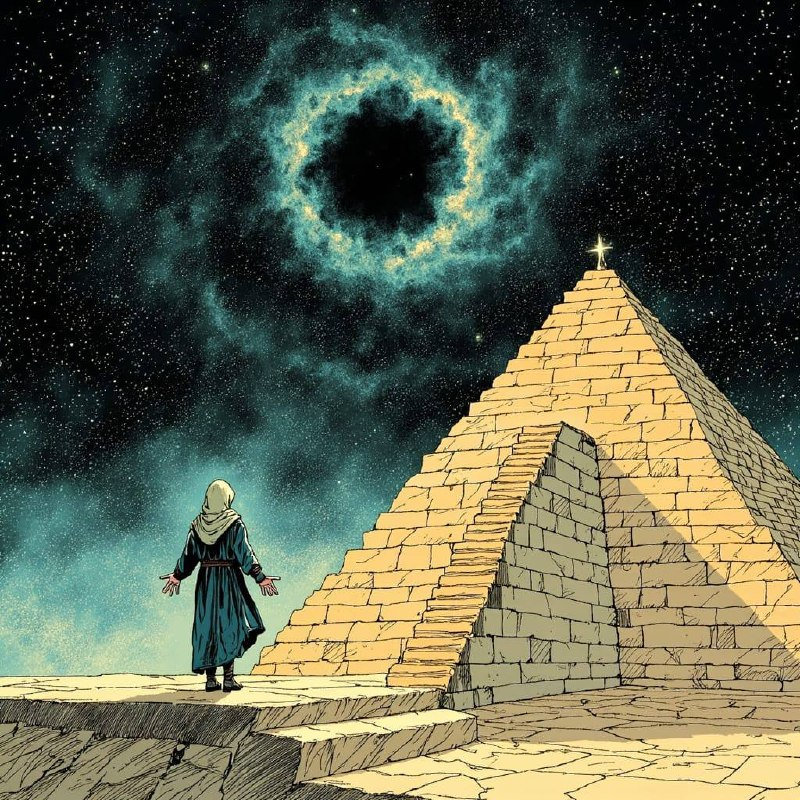
#> input picture examples/scene-cosmic-pyramid/source/cosmic-pyramid.jpg, 800 x 800 px; its folder holds only this picture in this run
$ python build_animated_scene.py
#> lines starting #> are read from the running program, lines starting #| are printed output that depends on the picture
### ascii_pipeline/video_modes.py
from __future__ import annotations

import json
import subprocess
import sys
import tempfile
import shutil
from collections import Counter
from pathlib import Path
from typing import Iterable

import numpy as np
from PIL import Image

from .eikon import (
    STATE_ORDER,
    charset_by_name,
    collapse_lines,
    collect_frame_paths,
    parse_grid,
    render_png_to_ascii_lines,
    write_eikon,
)


def build_eikon_from_frames(
    frames_dir: str | Path,
    out_path: str | Path,
    *,
    grid: str = '192x96',
    charset: str = 'dense-ref',
    collapse_to: str | None = None,
    eikon_id: str | None = None,
) -> dict[str, object]:
    frames_dir = Path(frames_dir)
    eikon_id = eikon_id or Path(out_path).stem
    grid_width, grid_height = parse_grid(grid)
    charmap = charset_by_name(charset)
    grouped = collect_frame_paths(frames_dir)

    rendered: dict[str, list[list[str]]] = {state: [] for state in STATE_ORDER}
    for state in STATE_ORDER:
        for png in grouped.get(state, []):
            rendered[state].append(
                render_png_to_ascii_lines(
                    png,
                    grid_width=grid_width,
                    grid_height=grid_height,
                    charset=charmap,
                )
            )

    full_path = write_eikon(
        out_path,
        rendered,
        grid_width=grid_width,
        grid_height=grid_height,
        eikon_id=eikon_id,
    )

    result: dict[str, object] = {
        'full_size_eikon': str(full_path),
        'grid': [grid_width, grid_height],
        'state_counts': {state: len(rendered[state]) for state in STATE_ORDER},
        'collapse_eikon': None,
    }

    if collapse_to:
        target_width, target_height = parse_grid(collapse_to)
        collapsed = {
            state: [collapse_lines(lines, target_width, target_height) for lines in frames]
            for state, frames in rendered.items()
        }
        collapse_path = Path(out_path).with_name(Path(out_path).stem + f'-{target_width}x{target_height}.eikon')
        write_eikon(
            collapse_path,
            collapsed,
            grid_width=target_width,
            grid_height=target_height,
            eikon_id=collapse_path.stem,
        )
        result['collapse_eikon'] = str(collapse_path)

    return result


# [155 lines left out: functions _extract_frames_from_video, _compute_frame_deltas, _assign_states_by_motion, build_eikon_from_video, not called in this run]

### ascii_pipeline/eikon.py
from __future__ import annotations

import json
import re
import subprocess
from collections import Counter
from pathlib import Path
from typing import Iterable

ASCII_IMAGE_CONVERTER = Path('/Users/johann/go/bin/ascii-image-converter')
D30_CHARSET = ".,'`^\",:;Il!i><~+_-?][}{1)|/tfjrxnuvczXYUJCLQ0OZmwqpdbkhao*#MW&8%B@$"
DENSE_REF_CHARSET = "@$#MHAGXS532;:,. "
STATE_ORDER = ["idle", "thinking", "speaking"]


def parse_grid(spec: str) -> tuple[int, int]:
    width, height = spec.lower().split('x', 1)
    return int(width), int(height)


# [40 lines left out: functions normalize_lines, collapse_lines, not called in this run]


def charset_by_name(name: str) -> str:
    lookup = {
        'd30': D30_CHARSET,
        'dense-ref': DENSE_REF_CHARSET,
    }
    if name in lookup:
        return lookup[name]
    return name


def _frame_index(path: Path) -> int:
    match = re.search(r'(\d+)(?=\.[^.]+$)', path.name)
    return int(match.group(1)) if match else 0


def collect_frame_paths(frames_dir: str | Path) -> dict[str, list[Path]]:
    root = Path(frames_dir)
    grouped: dict[str, list[Path]] = {state: [] for state in STATE_ORDER}
    for state in STATE_ORDER:
        grouped[state] = sorted(root.glob(f'{state}_frame_*.png'), key=_frame_index)
    return grouped


# [17 lines left out: function render_png_to_ascii_lines, not called in this run]


def write_eikon(
    out_path: str | Path,
    state_frames: dict[str, list[list[str]]],
    *,
    grid_width: int,
    grid_height: int,
    eikon_id: str,
) -> Path:
    out = Path(out_path)
    out.parent.mkdir(parents=True, exist_ok=True)
    total = sum(len(frames) for frames in state_frames.values())
    ranges = []
    cursor = 0
    ordered_frames: list[tuple[str, list[str]]] = []
    for state in STATE_ORDER:
        frames = state_frames.get(state, [])
        if not frames:
            continue
        ranges.append({'s': state, 'b': cursor, 'c': len(frames)})
        for frame in frames:
            ordered_frames.append((state, normalize_lines(frame, grid_width, grid_height)))
        cursor += len(frames)
    with out.open('w', encoding='utf-8') as fh:
        fh.write(json.dumps({'t': 'eikon', 'v': 1, 'id': eikon_id, 'grid': {'w': grid_width, 'h': grid_height}}, ensure_ascii=False) + '\n')
        fh.write(json.dumps({'t': 'states', 'states': [state for state in STATE_ORDER if state_frames.get(state)], 'loopFrom': 0}, ensure_ascii=False) + '\n')
        fh.write(json.dumps({'t': 'frames', 'total': total, 'ranges': ranges}, ensure_ascii=False) + '\n')
        for index, (_, lines) in enumerate(ordered_frames):
            fh.write(json.dumps({'t': 'frame', 'i': index, 'g': lines}, ensure_ascii=False) + '\n')
    return out

### ascii_pipeline/diagnostics.py
from __future__ import annotations

import json
from dataclasses import asdict, dataclass
from pathlib import Path
from statistics import fmean
from typing import Any

HEAVY_GLYPHS = set("@#$%&*_~MW8B")
LIGHT_GLYPHS = set("Ili;:,. '\"")
BRAILLE_START = 0x2800
BRAILLE_END = 0x28FF


@dataclass(frozen=True)
class Frame:
    index: int
    lines: list[str]
    state: str | None = None
    fps: int | None = None

    @property
    def text(self) -> str:
        return "\n".join(self.lines)


@dataclass(frozen=True)
class FrameMetrics:
    index: int
    state: str | None
    width: int
    height: int
    nonspace_chars: int
    unique_glyphs: int
    fill_ratio: float
    heavy_ratio: float
    light_ratio: float
    braille_ratio: float
    edge_signature: list[str]
    dimensions_ok: bool | None


def _round(value: float, digits: int = 4) -> float:
    return round(float(value), digits)


# [76 lines left out: functions _normalize_lines, _char_diff, analyze_lines, _infer_state, not called in this run]


def parse_eikon_text(text: str) -> list[Frame]:
    frames: list[Frame] = []
    current_state: str | None = None
    current_fps: int | None = None
    ranges: list[dict[str, Any]] | None = None

    for raw_line in text.splitlines():
        line = raw_line.strip()
        if not line:
            continue
        obj = json.loads(line)
        if obj.get("t") == "frames":
            ranges = obj.get("ranges") or []
            continue
        if obj.get("t") in {"eikon", "states"}:
            continue
        if "state" in obj:
            current_state = obj.get("state")
            current_fps = obj.get("fps")
            continue
        if "data" in obj:
            payload = str(obj["data"])
            if "\\n" in payload and "\n" not in payload:
                payload = payload.replace("\\n", "\n")
            frames.append(
                Frame(
                    index=len(frames),
                    state=current_state,
                    fps=current_fps,
                    lines=payload.splitlines(),
                )
            )
            continue
        if obj.get("t") == "frame":
            index = int(obj.get("i", len(frames)))
            lines = [str(item) for item in obj.get("g", [])]
            frames.append(
                Frame(
                    index=index,
                    state=_infer_state(index, ranges),
                    fps=None,
                    lines=lines,
                )
            )
    return frames


def load_frames_from_path(path: str | Path) -> list[Frame]:
    path = Path(path)
    text = path.read_text(encoding="utf-8")
    if path.suffix == ".eikon":
        return parse_eikon_text(text)
    lines = text.splitlines()
    return [Frame(index=0, lines=lines, state=None, fps=None)]


def summarize_frames(
    frames: list[Frame],
    *,
    expected_width: int | None = None,
    expected_height: int | None = None,
) -> dict[str, Any]:
    if not frames:
        raise ValueError("No frames found")

    frame_metrics = [
        analyze_lines(
            frame.lines,
            frame_index=frame.index,
            state=frame.state,
            expected_width=expected_width,
            expected_height=expected_height,
        )
        for frame in frames
    ]
    widths = sorted({metric.width for metric in frame_metrics})
    heights = sorted({metric.height for metric in frame_metrics})
    motion = [
        _char_diff(left.lines, right.lines)
        for left, right in zip(frames, frames[1:])
    ]
    state_counts: dict[str, int] = {}
    for frame in frames:
        key = frame.state or "unknown"
        state_counts[key] = state_counts.get(key, 0) + 1

    mean_heavy = fmean(metric.heavy_ratio for metric in frame_metrics)
    mean_light = fmean(metric.light_ratio for metric in frame_metrics)
    mean_braille = fmean(metric.braille_ratio for metric in frame_metrics)
    verdict = "mixed"
    if mean_braille > 0.5:
        verdict = "braille-dominant"
    elif mean_heavy >= 0.30 and mean_light <= 0.20:
        verdict = "high-contrast"
    elif mean_light >= 0.30:
        verdict = "low-contrast-garble-risk"

    return {
        "frames": len(frames),
        "states": state_counts,
        "dimensions": {
            "widths": widths,
            "heights": heights,
            "consistent": len(widths) == 1 and len(heights) == 1,
            "expected": [expected_width, expected_height] if expected_width is not None and expected_height is not None else None,
            "all_match_expected": None if expected_width is None or expected_height is None else all(metric.dimensions_ok for metric in frame_metrics),
        },
        "aggregate": {
            "unique_glyphs_mean": _round(fmean(metric.unique_glyphs for metric in frame_metrics), 2),
            "unique_glyphs_min": min(metric.unique_glyphs for metric in frame_metrics),
            "unique_glyphs_max": max(metric.unique_glyphs for metric in frame_metrics),
            "fill_ratio_mean": _round(fmean(metric.fill_ratio for metric in frame_metrics)),
            "heavy_ratio_mean": _round(mean_heavy),
            "light_ratio_mean": _round(mean_light),
            "braille_ratio_mean": _round(mean_braille),
            "motion_char_diff_mean": _round(fmean(motion) if motion else 0.0),
            "motion_char_diff_max": _round(max(motion) if motion else 0.0),
        },
        "sample_frame": asdict(frame_metrics[0]),
        "verdict": verdict,
    }


def diagnose_path(
    path: str | Path,
    *,
    expected_width: int | None = None,
    expected_height: int | None = None,
) -> dict[str, Any]:
    path = Path(path)
    frames = load_frames_from_path(path)
    summary = summarize_frames(
        frames,
        expected_width=expected_width,
        expected_height=expected_height,
    )
    summary["path"] = str(path)
    summary["kind"] = "eikon" if path.suffix == ".eikon" else "text"
    return summary

### examples/scene-cosmic-pyramid/build_animated_scene.py
#!/usr/bin/env python3
from __future__ import annotations

import json
import math
import sys
from pathlib import Path
from typing import Iterable

from PIL import Image, ImageDraw, ImageEnhance, ImageFilter, ImageFont

REPO_ROOT = Path(__file__).resolve().parents[2]
if str(REPO_ROOT) not in sys.path:
    sys.path.insert(0, str(REPO_ROOT))

from ascii_pipeline.diagnostics import diagnose_path, load_frames_from_path
from ascii_pipeline.preview import FONT_CANDIDATES
from ascii_pipeline.video_modes import build_eikon_from_frames

SOURCE = Path(__file__).resolve().parent / "source" / "cosmic-pyramid.jpg"
GENERATED = Path(__file__).resolve().parent / "generated"
FRAMES_DIR = GENERATED / "scene-eikon-frames"
PREVIEW_DIR = GENERATED / "preview-frames"
EIKON_OUT = REPO_ROOT / "examples" / "eikon" / "cosmic-pyramid-fullsize-192x96.eikon"
GIF_OUT = REPO_ROOT / "gallery" / "fullsize" / "cosmic-pyramid-animated-preview.gif"
BOARD_OUT = REPO_ROOT / "gallery" / "fullsize" / "cosmic-pyramid-animated-3frame-board.png"
SUMMARY_OUT = GENERATED / "animated-scene-summary.json"

STATE_COUNTS = {"idle": 20, "thinking": 16, "speaking": 16}
FULLSIZE_GRID = (192, 96)
COLLAPSE_GRID = "48x24"
FONT_SIZE = 10
MARGIN = 18
LINE_SPACING = 1
BG = (16, 18, 24)
FG = (235, 225, 205)


# [57 lines left out: functions load_font, render_lines_to_image, build_board, not called in this run]


def crop_zoom(im: Image.Image, scale: float, dx: float = 0.0, dy: float = 0.0) -> Image.Image:
    width, height = im.size
    crop_w = max(1, int(width / scale))
    crop_h = max(1, int(height / scale))
    center_x = width / 2 + dx * width
    center_y = height / 2 + dy * height
    left = int(round(center_x - crop_w / 2))
    top = int(round(center_y - crop_h / 2))
    left = max(0, min(width - crop_w, left))
    top = max(0, min(height - crop_h, top))
    return im.crop((left, top, left + crop_w, top + crop_h)).resize((width, height), Image.LANCZOS)


def radial_overlay(size: tuple[int, int], center: tuple[int, int], radius: int, alpha: int, color=(255, 255, 240)) -> Image.Image:
    width, height = size
    mask = Image.new("L", (width, height), 0)
    draw = ImageDraw.Draw(mask)
    draw.ellipse((center[0] - radius, center[1] - radius, center[0] + radius, center[1] + radius), fill=max(0, min(255, int(alpha))))
    mask = mask.filter(ImageFilter.GaussianBlur(radius=max(1, int(radius * 0.4))))
    overlay = Image.new("RGB", (width, height), color)
    out = Image.new("RGB", (width, height))
    out.paste(overlay, (0, 0), mask)
    return out


def cross_flare(draw: ImageDraw.ImageDraw, center: tuple[int, int], arm: int, brightness: int) -> None:
    x, y = center
    fill = (brightness, brightness, min(255, brightness))
    draw.line((x - arm, y, x + arm, y), fill=fill, width=1)
    draw.line((x, y - arm, x, y + arm), fill=fill, width=1)
    half = max(1, arm // 2)
    draw.line((x - half, y - half, x + half, y + half), fill=fill, width=1)
    draw.line((x - half, y + half, x + half, y - half), fill=fill, width=1)


def build_frame(base: Image.Image, global_t: float, state: str, state_t: float) -> Image.Image:
    width, height = base.size
    star = (int(width * 0.50), int(height * 0.31))
    nebula = (int(width * 0.56), int(height * 0.17))
    figure = (int(width * 0.31), int(height * 0.59))
    twinkle_points = [
        (int(width * x), int(height * y), r)
        for x, y, r in [
            (0.14, 0.09, 1), (0.24, 0.16, 1), (0.29, 0.07, 1), (0.40, 0.11, 1), (0.67, 0.08, 1),
            (0.79, 0.15, 1), (0.72, 0.24, 1), (0.12, 0.22, 1), (0.18, 0.31, 1), (0.83, 0.27, 1),
            (0.90, 0.18, 1), (0.61, 0.05, 1), (0.51, 0.09, 1), (0.36, 0.18, 1), (0.44, 0.21, 1),
        ]
    ]

    if state == "idle":
        zoom = 1.022 + 0.012 * math.sin(2 * math.pi * global_t)
        dx = 0.004 * math.sin(2 * math.pi * global_t)
        dy = -0.010 + 0.005 * math.cos(2 * math.pi * global_t)
        nebula_alpha = 42 + 24 * (0.5 + 0.5 * math.sin(2 * math.pi * global_t))
        flare_arm = 5 + int(2 * (0.5 + 0.5 * math.sin(2 * math.pi * global_t)))
        flare_brightness = 235
        contrast = 1.04
        brightness = 1.02
    elif state == "thinking":
        zoom = 1.030 + 0.018 * math.sin(2 * math.pi * state_t)
        dx = 0.006 * math.sin(2 * math.pi * state_t)
        dy = -0.015 + 0.006 * math.cos(2 * math.pi * state_t)
        nebula_alpha = 58 + 32 * (0.5 + 0.5 * math.sin(4 * math.pi * state_t))
        flare_arm = 6 + int(3 * (0.5 + 0.5 * math.sin(4 * math.pi * state_t)))
        flare_brightness = 248
        contrast = 1.08
        brightness = 1.035
    else:
        zoom = 1.040 + 0.020 * math.sin(2 * math.pi * state_t)
        dx = 0.008 * math.sin(2 * math.pi * state_t)
        dy = -0.018 + 0.008 * math.cos(2 * math.pi * state_t)
        nebula_alpha = 68 + 38 * (0.5 + 0.5 * math.sin(4 * math.pi * state_t + math.pi / 4))
        flare_arm = 7 + int(4 * (0.5 + 0.5 * math.sin(4 * math.pi * state_t + math.pi / 3)))
        flare_brightness = 255
        contrast = 1.12
        brightness = 1.045

    frame = crop_zoom(base, zoom, dx=dx, dy=dy)
    overlay = radial_overlay(frame.size, nebula, radius=int(width * 0.12), alpha=int(nebula_alpha), color=(255, 255, 245))
    frame = Image.blend(frame, overlay, alpha=0.13)
    frame = ImageEnhance.Contrast(frame).enhance(contrast)
    frame = ImageEnhance.Brightness(frame).enhance(brightness)
    frame = frame.filter(ImageFilter.UnsharpMask(radius=1.5, percent=110, threshold=2))
    draw = ImageDraw.Draw(frame)
    cross_flare(draw, star, flare_arm, flare_brightness)
    glint = 18 + int(14 * (0.5 + 0.5 * math.sin(2 * math.pi * state_t + math.pi / 5)))
    draw.ellipse((figure[0] - 10, figure[1] - 7, figure[0] + 10, figure[1] + 7), outline=(90 + glint, 110 + glint, 120 + glint), width=1)
    for idx, (sx, sy, radius) in enumerate(twinkle_points):
        phase = 2 * math.pi * ((idx % 7) / 7)
        amp = 0.5 + 0.5 * math.sin(2 * math.pi * global_t * 1.7 + phase)
        if amp > 0.72:
            bright = 210 + int(45 * amp)
            draw.ellipse((sx - radius, sy - radius, sx + radius, sy + radius), fill=(bright, bright, bright))
    return frame


def main() -> None:
    source = Image.open(SOURCE).convert("RGB")
#> source is the input picture: PIL image 800x800 RGB; mean R, G, B 94.1, 98.7, 77.3
    FRAMES_DIR.mkdir(parents=True, exist_ok=True)
    PREVIEW_DIR.mkdir(parents=True, exist_ok=True)
    GENERATED.mkdir(parents=True, exist_ok=True)

    for path in FRAMES_DIR.glob("*.png"):
        path.unlink()
    for path in PREVIEW_DIR.glob("*.png"):
        path.unlink()

    total_frames = sum(STATE_COUNTS.values())
    frame_counter = 1
    for state, count in STATE_COUNTS.items():
        for state_index in range(count):
            global_t = (frame_counter - 1) / max(1, total_frames - 1)
            state_t = state_index / max(1, count - 1)
            frame = build_frame(source, global_t, state, state_t)
            out = FRAMES_DIR / f"{state}_frame_{frame_counter:04d}.png"
            frame.save(out)
            frame_counter += 1
#> this loop made 3 passes
#> pass 1, in build_frame, `frame = crop_zoom(base, zoom, dx=dx, dy=dy)`:
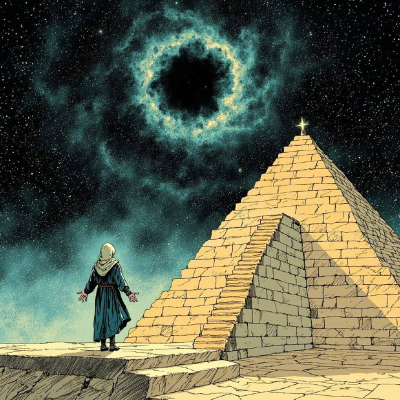
#> frame: PIL image 800x800 RGB (shown at 1/2 size); mean R, G, B 93.7, 98.7, 77.5
#> pass 1, in radial_overlay, `mask = mask.filter(ImageFilter.GaussianBlur(radius=max(1, int(radius *..`:
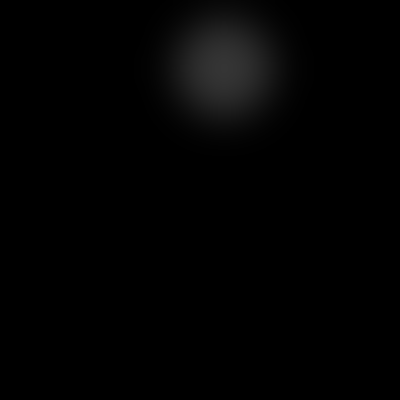
#> mask: PIL image 800x800 L (shown at 1/2 size); min 0, max 53, mean 2.4
#> pass 1, in radial_overlay, `overlay = Image.new("RGB", (width, height), color)`:
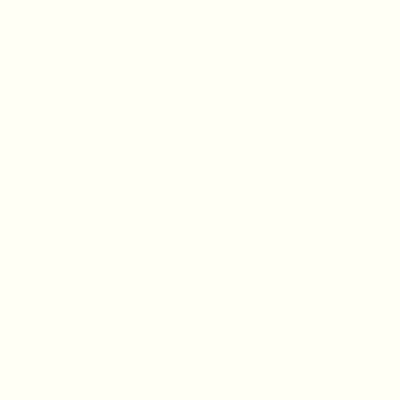
#> overlay: PIL image 800x800 RGB (shown at 1/2 size); mean R, G, B 255, 255, 245
#> after the loop:
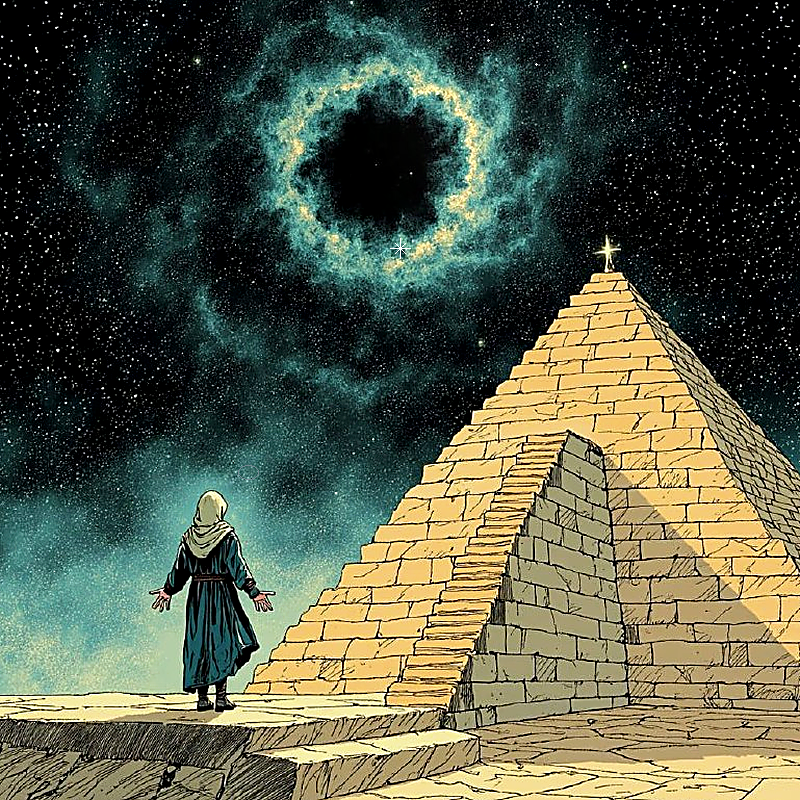
#> frame: PIL image 800x800 RGB; mean R, G, B 86.5, 91.8, 71.4

    result = build_eikon_from_frames(
        FRAMES_DIR,
        EIKON_OUT,
        grid=f"{FULLSIZE_GRID[0]}x{FULLSIZE_GRID[1]}",
        charset="dense-ref",
        collapse_to=COLLAPSE_GRID,
        eikon_id="cosmic-pyramid-fullsize-192x96",
    )

    full_diag = diagnose_path(EIKON_OUT, expected_width=FULLSIZE_GRID[0], expected_height=FULLSIZE_GRID[1])
    collapse_diag = diagnose_path(result["collapse_eikon"], expected_width=48, expected_height=24)
    frames = load_frames_from_path(EIKON_OUT)
    font = load_font(FONT_SIZE)
    rendered = []
    for frame in frames:
        img = render_lines_to_image(frame.lines, font)
        rendered.append(img)
    GIF_OUT.parent.mkdir(parents=True, exist_ok=True)
    rendered[0].save(
        GIF_OUT,
        save_all=True,
        append_images=rendered[1:],
        duration=90,
        loop=0,
        optimize=False,
        disposal=2,
    )

    key_frames = [(0, "idle-0"), (26, "thinking-26"), (44, "speaking-44")]
    board_inputs: list[tuple[str, Path]] = []
    for frame_index, label in key_frames:
        image_path = PREVIEW_DIR / f"{label}.png"
        render_lines_to_image(frames[frame_index].lines, font).save(image_path)
        board_inputs.append((label, image_path))
    build_board(board_inputs, BOARD_OUT)

    summary = {
        "source": str(SOURCE),
        "frames_dir": str(FRAMES_DIR),
        "full_size_eikon": result["full_size_eikon"],
        "collapse_eikon": result["collapse_eikon"],
        "preview_gif": str(GIF_OUT),
        "preview_board": str(BOARD_OUT),
        "diagnostics": {
            "full_size": full_diag,
            "collapsed": collapse_diag,
        },
    }
    SUMMARY_OUT.write_text(json.dumps(summary, indent=2), encoding="utf-8")
    print(json.dumps(summary, indent=2))


if __name__ == "__main__":
#> (the run stopped early here; a loop or call above may not have finished)
